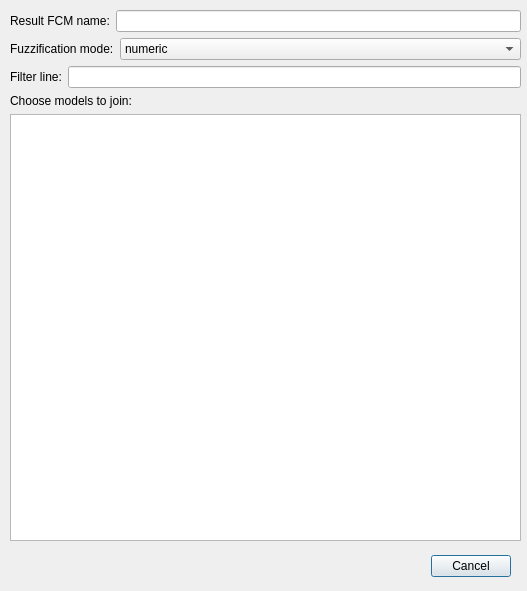
<?xml version="1.0" encoding="UTF-8"?>
<ui version="4.0">
 <class>JoinWindow</class>
 <widget class="QDialog" name="JoinWindow">
  <property name="geometry">
   <rect>
    <x>0</x>
    <y>0</y>
    <width>527</width>
    <height>591</height>
   </rect>
  </property>
  <property name="windowTitle">
   <string>Join FCMs</string>
  </property>
  <widget class="QDialogButtonBox" name="buttonBox">
   <property name="geometry">
    <rect>
     <x>170</x>
     <y>550</y>
     <width>341</width>
     <height>32</height>
    </rect>
   </property>
   <property name="orientation">
    <enum>Qt::Orientation::Horizontal</enum>
   </property>
   <property name="standardButtons">
    <set>QDialogButtonBox::StandardButton::Cancel</set>
   </property>
  </widget>
  <widget class="QWidget" name="verticalLayoutWidget">
   <property name="geometry">
    <rect>
     <x>10</x>
     <y>10</y>
     <width>511</width>
     <height>531</height>
    </rect>
   </property>
   <layout class="QVBoxLayout" name="verticalLayout_3">
    <item>
     <layout class="QHBoxLayout" name="horizontalLayout">
      <item>
       <widget class="QLabel" name="label">
        <property name="text">
         <string>Result FCM name:</string>
        </property>
       </widget>
      </item>
      <item>
       <widget class="QLineEdit" name="resultName">
        <property name="enabled">
         <bool>true</bool>
        </property>
       </widget>
      </item>
     </layout>
    </item>
    <item>
     <layout class="QHBoxLayout" name="horizontalLayout_2">
      <item>
       <widget class="QLabel" name="label_3">
        <property name="sizePolicy">
         <sizepolicy hsizetype="Fixed" vsizetype="Preferred">
          <horstretch>0</horstretch>
          <verstretch>0</verstretch>
         </sizepolicy>
        </property>
        <property name="text">
         <string>Fuzzification mode:</string>
        </property>
       </widget>
      </item>
      <item>
       <widget class="QComboBox" name="joinMode">
        <item>
         <property name="text">
          <string>numeric</string>
         </property>
        </item>
        <item>
         <property name="text">
          <string>fuzzy</string>
         </property>
        </item>
        <item>
         <property name="text">
          <string>gibrid</string>
         </property>
        </item>
       </widget>
      </item>
     </layout>
    </item>
    <item>
     <layout class="QHBoxLayout" name="horizontalLayout_3">
      <item>
       <widget class="QLabel" name="label_2">
        <property name="text">
         <string>Filter line:</string>
        </property>
       </widget>
      </item>
      <item>
       <widget class="QLineEdit" name="filterLine"/>
      </item>
     </layout>
    </item>
    <item>
     <widget class="QLabel" name="modelListLabel">
      <property name="text">
       <string>Choose models to join:</string>
      </property>
     </widget>
    </item>
    <item>
     <widget class="QTreeWidget" name="modelList">
      <attribute name="headerVisible">
       <bool>false</bool>
      </attribute>
      <column>
       <property name="text">
        <string notr="true">1</string>
       </property>
      </column>
     </widget>
    </item>
   </layout>
  </widget>
 </widget>
 <resources/>
 <connections>
  <connection>
   <sender>buttonBox</sender>
   <signal>accepted()</signal>
   <receiver>JoinWindow</receiver>
   <slot>accept()</slot>
   <hints>
    <hint type="sourcelabel">
     <x>248</x>
     <y>254</y>
    </hint>
    <hint type="destinationlabel">
     <x>157</x>
     <y>274</y>
    </hint>
   </hints>
  </connection>
  <connection>
   <sender>buttonBox</sender>
   <signal>rejected()</signal>
   <receiver>JoinWindow</receiver>
   <slot>reject()</slot>
   <hints>
    <hint type="sourcelabel">
     <x>316</x>
     <y>260</y>
    </hint>
    <hint type="destinationlabel">
     <x>286</x>
     <y>274</y>
    </hint>
   </hints>
  </connection>
 </connections>
</ui>
